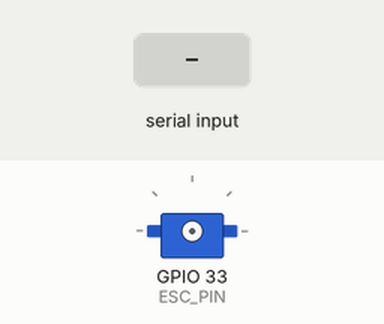
Simulated run of this sketch. Board: ESP32. Parts: servo. Inputs (shaded band) come from the test bench. What the sketch prints to the serial monitor is not drawn.

Above: at 0.0 s.
At 3.0 s:
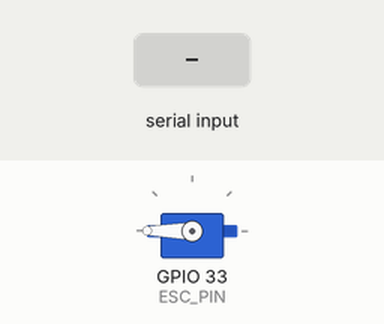
3.1 s: "ok\n" received over Serial
At 3.5 s:
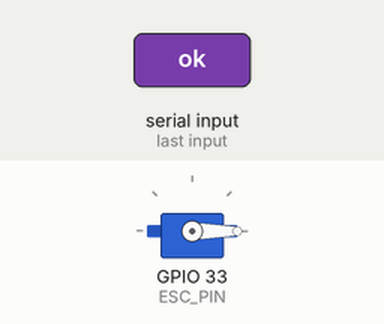
Timing chart, 0 to 6.1 s (numbered marks = the images above; inputs shaded):
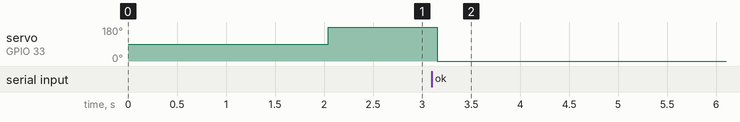

Measured:
- after the input at 3.1 s, servo on GPIO 33 (ESC_PIN): 180° → 0° after 0.06 s

The sketch:

esc_calibration.ino
```cpp
#include <ESP32Servo.h>

Servo esc;

// Define your PWM pin
const int ESC_PIN = 33;  // Change to your actual pin

// Standard PWM values (microseconds)
const int PWM_MIN = 1000;  // Minimum throttle
const int PWM_MAX = 2000;  // Maximum throttle

// Set this to true if you want to do calibration
const bool DO_CALIBRATION = true;  // Change to true for calibration

void setup() {
  Serial.begin(115200);
  delay(2000);

  // Allow allocation of all timers
  ESP32PWM::allocateTimer(0);
  ESP32PWM::allocateTimer(1);
  ESP32PWM::allocateTimer(2);
  ESP32PWM::allocateTimer(3);

  esc.setPeriodHertz(50);    // Standard 50 Hz servo signal
  esc.attach(ESC_PIN, PWM_MIN, PWM_MAX);

  Serial.println("=================================");
  Serial.println("ESP32 ESC CONTROL");
  Serial.println("=================================");
  Serial.println();

  if (DO_CALIBRATION) {
    Serial.println("⚠️  CALIBRATION MODE ENABLED");
    Serial.println();
    Serial.println("POWER SETUP:");
    Serial.println("1. ESP32 powered by PC USB (already done)");
    Serial.println("2. Connect ONLY signal + GND to ESC");
    Serial.println("3. Do NOT connect ESC 5V wire to ESP32!");
    Serial.println();
    calibrateESC();
  } else {
    Serial.println("NORMAL OPERATION MODE");
    Serial.println();
    Serial.println("POWER SETUP:");
    Serial.println("Option A: ESP32 from USB, ESC from battery");
    Serial.println("  - Connect: Signal + GND only");
    Serial.println("  - Do NOT connect ESC 5V to ESP32");
    Serial.println();
    Serial.println("Option B: Both from battery (via ESC BEC)");
    Serial.println("  - Connect all 3 wires: Signal + GND + 5V");
    Serial.println("  - Remove USB cable from ESP32");
    Serial.println();
    Serial.println("Starting ESC in 3 seconds...");
    delay(3000);

    // Arm the ESC (send minimum throttle)
    Serial.println("Arming ESC (sending minimum throttle)...");
    esc.writeMicroseconds(PWM_MIN);
    delay(2000);

    Serial.println("ESC should beep now (battery cell detection)");
    Serial.println("Ready for operation!");
    Serial.println();
    Serial.println("Commands:");
    Serial.println("  0-100  = Set throttle percent");
    Serial.println("  t      = Run test sequence");
    Serial.println();
  }
}

void calibrateESC() {
  Serial.println("━━━━━━━━━━━━━━━━━━━━━━━━━━━━━━━");
  Serial.println("CALIBRATION PROCEDURE");
  Serial.println("━━━━━━━━━━━━━━━━━━━━━━━━━━━━━━━");
  Serial.println();

  Serial.println("STEP 1: Setting throttle to MAXIMUM");
  Serial.println("        PWM = " + String(PWM_MAX) + " μs");
  esc.writeMicroseconds(PWM_MAX);

  Serial.println();
  Serial.println(">>> NOW CONNECT BATTERY TO ESC <<<");
  Serial.println();
  Serial.println("Wait for: ●● ●● ●● ●● (4 double beeps)");
  Serial.println();
  Serial.println("Type 'ok' and press Enter when you hear beeps:");

  // Wait for user confirmation
  while (true) {
    if (Serial.available()) {
      String input = Serial.readStringUntil('\n');
      input.trim();
      if (input.equalsIgnoreCase("ok")) break;
    }
    delay(100);
  }

  Serial.println();
  Serial.println("STEP 2: Setting throttle to MINIMUM");
  Serial.println("        PWM = " + String(PWM_MIN) + " μs");
  esc.writeMicroseconds(PWM_MIN);

  Serial.println();
  Serial.println("Wait for: ●● (2 beeps = SUCCESS!)");
  Serial.println();

  delay(5000);

  Serial.println("━━━━━━━━━━━━━━━━━━━━━━━━━━━━━━━");
  Serial.println("✓ CALIBRATION COMPLETE!");
  Serial.println("━━━━━━━━━━━━━━━━━━━━━━━━━━━━━━━");
  Serial.println();
  Serial.println("ESC calibrated:");
  Serial.println("  MIN = " + String(PWM_MIN) + " μs (0% throttle)");
  Serial.println("  MAX = " + String(PWM_MAX) + " μs (100% throttle)");
  Serial.println();
  Serial.println("You can now:");
  Serial.println("1. Set DO_CALIBRATION = false");
  Serial.println("2. Re-upload code");
  Serial.println("3. Use normal operation mode");
  Serial.println();
}

void loop() {
  // Check for serial commands
  if (Serial.available()) {
    String cmd = Serial.readStringUntil('\n');
    cmd.trim();

    if (cmd == "t" || cmd == "test") {
      runTestSequence();
    } else {
      int throttle = cmd.toInt();
      if (throttle >= 0 && throttle <= 100) {
        setThrottlePercent(throttle);
      } else {
        Serial.println("Invalid command. Use 0-100 or 't' for test");
      }
    }
  }
}

void setThrottlePercent(float percent) {
  percent = constrain(percent, 0, 100);
  int pwm = PWM_MIN + (PWM_MAX - PWM_MIN) * (percent / 100.0);
  esc.writeMicroseconds(pwm);
  Serial.println("→ Throttle: " + String(percent, 1) + "% (" + String(pwm) + " μs)");
}

void runTestSequence() {
  Serial.println();
  Serial.println("━━━━━━━━━━━━━━━━━━━━━━━━━━━━━━━");
  Serial.println("RUNNING TEST SEQUENCE");
  Serial.println("━━━━━━━━━━━━━━━━━━━━━━━━━━━━━━━");

  int steps[] = {0, 25, 50, 75, 100, 75, 50, 25, 0};
  int numSteps = sizeof(steps) / sizeof(steps[0]);

  for (int i = 0; i < numSteps; i++) {
    Serial.println();
    Serial.println("Step " + String(i+1) + "/" + String(numSteps) + ": " + String(steps[i]) + "% throttle");
    setThrottlePercent(steps[i]);
    delay(2000);
  }

  Serial.println();
  Serial.println("━━━━━━━━━━━━━━━━━━━━━━━━━━━━━━━");
  Serial.println("TEST COMPLETE");
  Serial.println("━━━━━━━━━━━━━━━━━━━━━━━━━━━━━━━");
  Serial.println();
}
```
